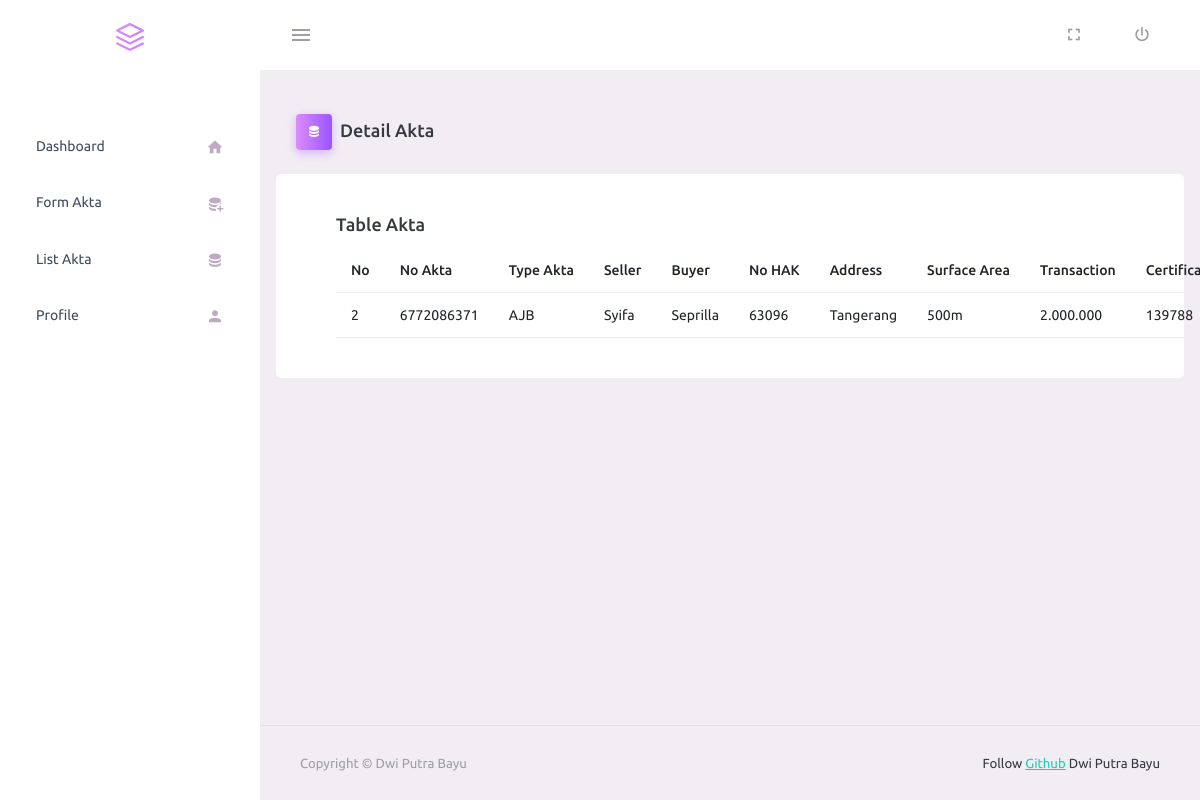
Page /admin/detailakta.php?id=2 on the committed database.
### tables this page shows
CREATE TABLE `akta` (
  `id` int(11) NOT NULL,
  `no_akta` varchar(255) NOT NULL,
  `type_akta` varchar(255) NOT NULL,
  `seller` varchar(255) NOT NULL,
  `buyer` varchar(255) NOT NULL,
  `no_hak` int(5) NOT NULL,
  `address` varchar(255) NOT NULL,
  `surface_area` varchar(255) NOT NULL,
  `transaction` varchar(255) NOT NULL,
  `certificate` int(6) NOT NULL,
  `pbb` int(7) NOT NULL,
  `njop` int(8) NOT NULL,
  `ssp` int(9) NOT NULL,
  `ssb` int(10) NOT NULL,
  `description` varchar(255) NOT NULL,
  `pdf_akta` text NOT NULL,
  `created_at` timestamp NOT NULL DEFAULT current_timestamp()
);

### admin/detailakta.php (the view, shortened to what this page needs)
<?php
require "function.php";
?>
<!DOCTYPE html>
<html lang="en">
<?php require "partials/head.php" ?>
<body>
    <div class="container-scroller">
        <?php require "partials/navbar.php" ?>
        <div class="container-fluid page-body-wrapper">
            <?php require "partials/sidebar.php" ?>
            <div class="main-panel">
                <div class="content-wrapper">
                    <div class="page-header">
                        <h3 class="page-title">
                            <span class="page-title-icon bg-gradient-primary text-white me-2">
                                <i class="mdi mdi-database"></i>
                            </span>Detail Akta
                        </h3>
                    </div>
                    <div class="row">
                        <div class="card">
                            <div class="card-body">
                                <h4 class="card-title">Table Akta</h4>
                                <?php
                                $id = mysqli_real_escape_string($db,$_GET['id']);
                                $sql = "SELECT * FROM akta WHERE id='$id'";
                                $query = mysqli_query($db,$sql);
                                $data = mysqli_fetch_array($query);
                                ?>
                                <table class="table table-hover">
                                    <thead>
                                        <tr>
                                            <th>No</th>
                                            <th>No Akta</th>
                                            <th>Type Akta</th>
                                            <th>Seller</th>
                                            <th>Buyer</th>
                                            <th>No HAK</th>
                                            <th>Address</th>
                                            <th>Surface Area</th>
                                            <th>Transaction</th>
                                            <th>Certificate</th>
                                        </tr>
                                    </thead>
                                    <tbody>
                                        <tr>
                                            <td><?= $data['id'] ?></td>
                                            <td><?= $data["no_akta"] ?></td>
                                            <td><?= $data["type_akta"] ?></td>
                                            <td><?= $data["seller"] ?></td>
                                            <td><?= $data["buyer"] ?></td>
                                            <td><?= $data["no_hak"] ?></td>
                                            <td><?= $data["address"] ?></td>
                                            <td><?= $data["surface_area"] ?></td>
                                            <td><?= $data["transaction"] ?></td>
                                            <td><?= $data["certificate"] ?></td>
                                        </tr>
                                    </tbody>
                                </table>
                            </div>
                        </div>
                    </div>
                </div>
                <?php require "partials/footer.php" ?>
            </div>
        </div>
    </div>
</body>
</html>

### admin/partials/head.php (shortened to what this page needs)
<head>
    <link href="https://cdn.jsdelivr.net/npm/bootstrap@5.2.3/dist/css/bootstrap.min.css" rel="stylesheet"
>
    <link rel="stylesheet" href="assets/vendors/mdi/css/materialdesignicons.min.css">
    <link rel="stylesheet" href="assets/vendors/css/vendor.bundle.base.css">
    <link rel="stylesheet" href="assets/css/style.css">
</head>

### admin/partials/navbar.php (shortened to what this page needs)
<nav class="navbar default-layout-navbar col-lg-12 col-12 p-0 fixed-top d-flex flex-row">
  <div class="text-center navbar-brand-wrapper d-flex align-items-center justify-content-center">
    <a class="navbar-brand brand-logo" href="index.php">
      <img src="assets/images/logo-mini.svg" alt="logo" />
    </a>
  </div>
  <div class="navbar-menu-wrapper d-flex align-items-stretch">
    <button class="navbar-toggler navbar-toggler align-self-center" type="button" data-toggle="minimize">
      <span class="mdi mdi-menu"></span>
    </button>
    <ul class="navbar-nav navbar-nav-right">
      <li class="nav-item nav-profile dropdown">
        <a class="nav-link" href="../admin/profile.php">
        </a>
      </li>
      <li class="nav-item d-none d-lg-block full-screen-link">
        <a class="nav-link">
          <i class="mdi mdi-fullscreen" id="fullscreen-button"></i>
        </a>
      </li>
      <li class="nav-item nav-logout d-none d-lg-block">
        <a class="nav-link" href="../admin/logout.php">
          <i class="mdi mdi-power"></i>
        </a>
      </li>
    </ul>
  </div>
</nav>

### admin/partials/sidebar.php (shortened to what this page needs)
<nav class="sidebar sidebar-offcanvas" id="sidebar">
  <ul class="nav">
    <li class="nav-item nav-profile">
      <a href="#" class="nav-link">
      </a>
    </li>
    <li class="nav-item">
      <a class="nav-link" href="index.php">
        <span class="menu-title">Dashboard</span>
        <i class="mdi mdi-home menu-icon"></i>
      </a>
    </li>
    <li class="nav-item">
      <a class="nav-link" href="formakta.php">
        <span class="menu-title">Form Akta</span>
        <i class="mdi mdi-database-plus menu-icon"></i>
      </a>
    </li>
    <li class="nav-item">
      <a class="nav-link" href="listakta.php?viewakta=true">
        <span class="menu-title">List Akta</span>
        <i class="mdi mdi-database menu-icon"></i>
      </a>
    </li>
    <li class="nav-item">
      <a class="nav-link" href="profile.php">
        <span class="menu-title">Profile</span>
        <i class="mdi mdi-account menu-icon"></i>
      </a>
    </li>
  </ul>
</nav>

### admin/partials/footer.php (shortened to what this page needs)
<footer class="footer">
  <div class="container-fluid d-flex justify-content-between">
    <span class="text-muted d-block text-center text-sm-start d-sm-inline-block">Copyright © Dwi Putra Bayu</span>
    <span class="float-none float-sm-end mt-1 mt-sm-0 text-end"> Follow <a
        href="https://github.com/dpbayu" target="_blank">Github</a> Dwi Putra Bayu</span>
  </div>
</footer>

### rows in the picture
akta: id "2", no_akta "6772086371", type_akta "AJB", seller "Syifa", buyer "Seprilla", no_hak "63096", address "Tangerang", surface_area "500m", transaction "2.000.000", certificate "139788"
